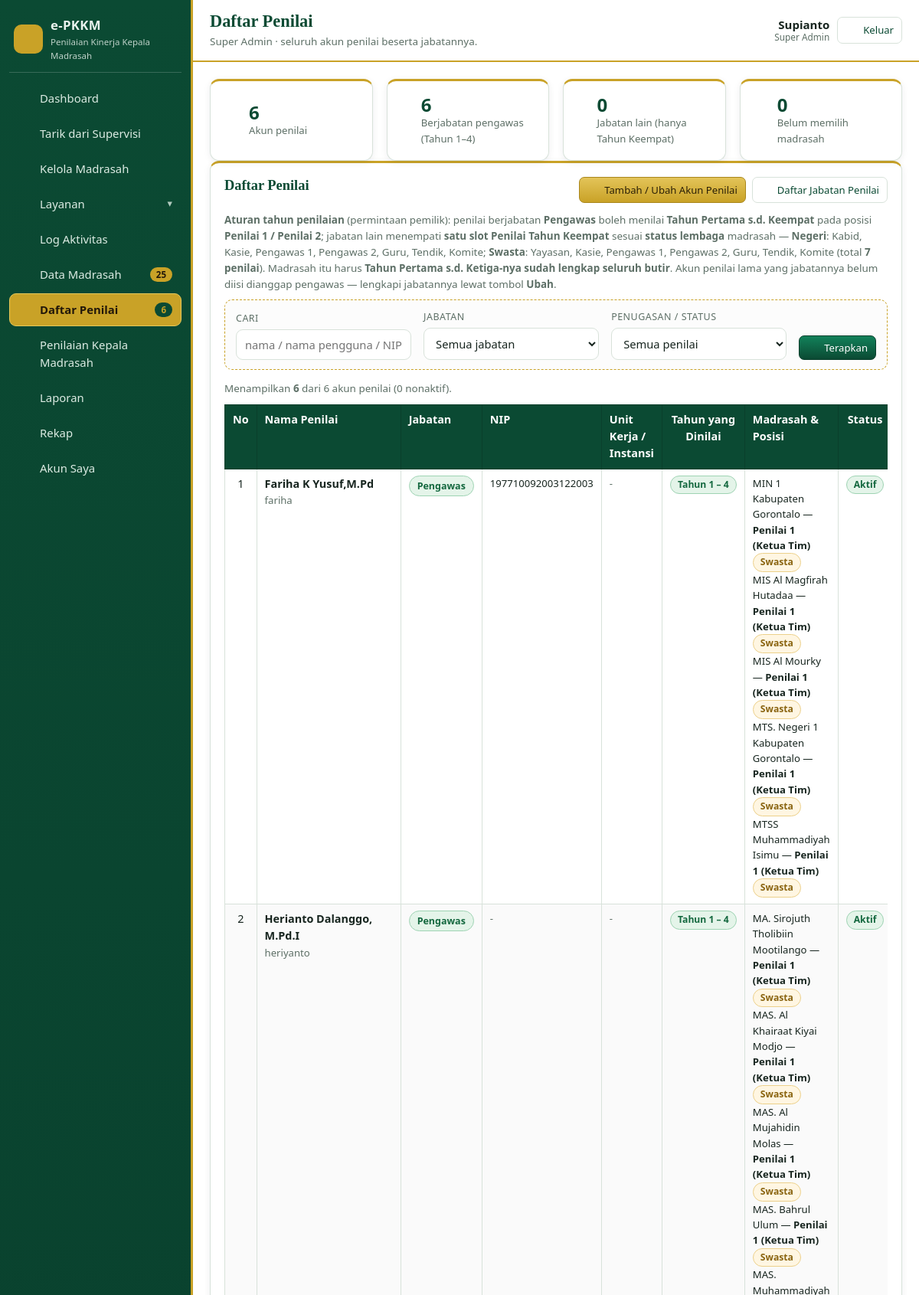
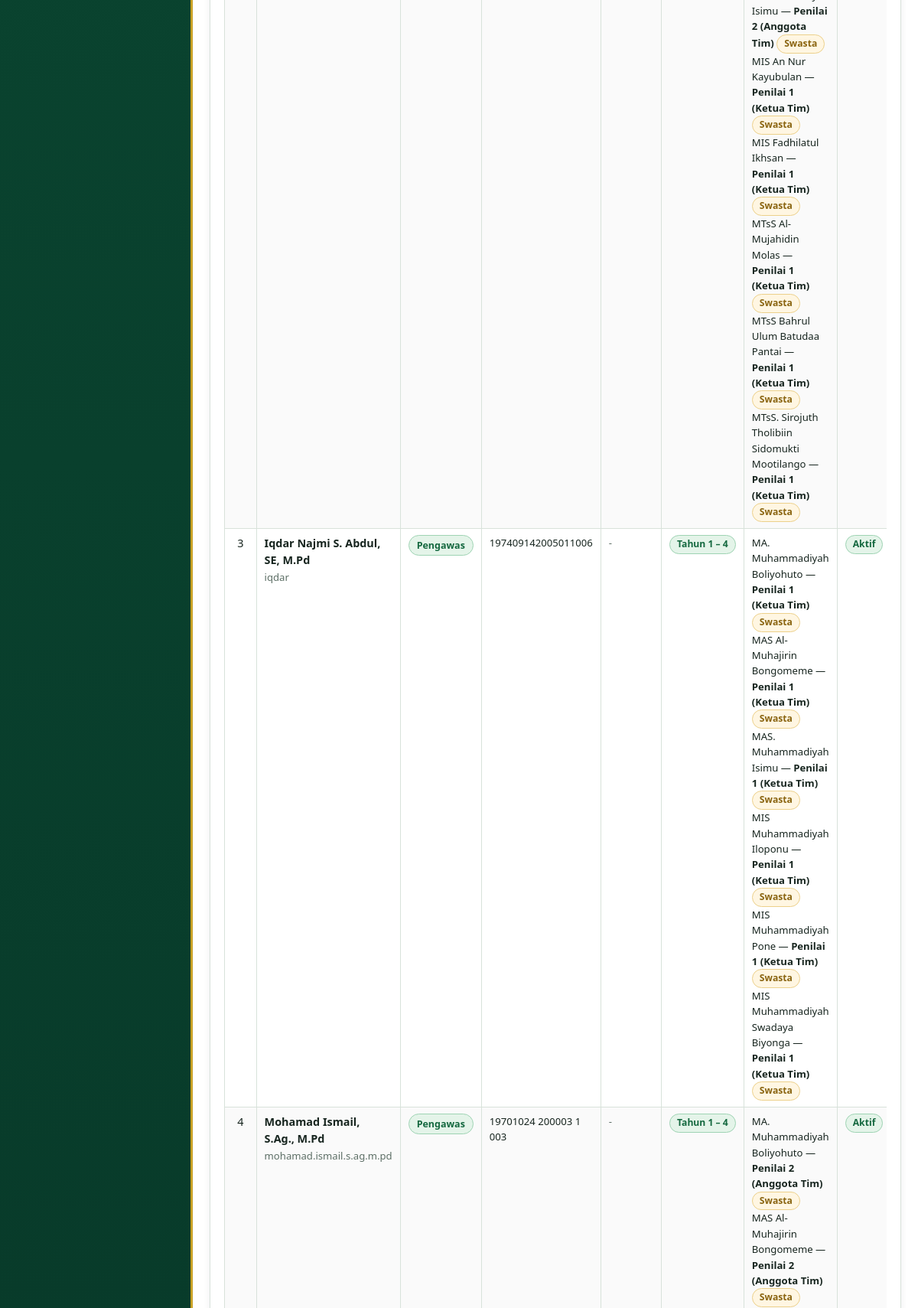
Page /data_penilai.php (signed in, upper part) on the committed database (2 pictures, top to bottom).
### tables this page shows
CREATE TABLE users (
                id INTEGER PRIMARY KEY AUTOINCREMENT,
                sekolah_id INTEGER REFERENCES sekolah(id) ON DELETE CASCADE,
                nama TEXT NOT NULL,
                username TEXT NOT NULL UNIQUE,
                sandi TEXT NOT NULL,
                role TEXT NOT NULL DEFAULT 'pengawas',
                aktif INTEGER NOT NULL DEFAULT 1,
                foto TEXT,
                dibuat TEXT
            , nip TEXT, jabatan TEXT, instansi TEXT, kab_kota TEXT, hp TEXT, asal TEXT, supervisi_id INTEGER, sandi_supervisi TEXT);

### data_penilai.php (the view, shortened to what the rows shown need)
<?php
$u = require_super();
$semuaPenilai = all("SELECT * FROM users WHERE role = 'pengawas' ORDER BY nama");
$baris = [];
foreach ($semuaPenilai as $p) {
    $tugas = all('SELECT ps.posisi, s.nama, s.status_lembaga
                   FROM pengawas_sekolah ps JOIN sekolah s ON s.id = ps.sekolah_id
                   WHERE ps.user_id = ? ORDER BY s.nama', [(int)$p['id']]);
    $p['__tugas'] = $tugas;
    $baris[] = $p;
}
page_top('Daftar Penilai', 'Super Admin &middot; seluruh akun penilai beserta jabatannya.');
?>
<div class="card">
    <div class="card-kepala"><h2>Daftar Penilai</h2>
    </div>
    <?php if (!$baris): ?>
        <p class="mut mb0">Tidak ada penilai yang cocok dengan saringan.
            <?php if (!$semuaPenilai): ?>
                Penilai mendaftar sendiri lewat <a href="daftar_penilai.php" target="_blank" rel="noopener">halaman
                Pendaftaran Penilai</a>, atau ditambahkan lewat menu <b>Akun Penilai</b>.
            <?php endif; ?>
        </p>
    <?php else: ?>
    <div class="geser"><table class="tbl" id="tblDaftarPenilai">
        <thead><tr>
            <th class="tengah">No</th>
            <th>Nama Penilai</th>
            <th>Jabatan</th>
            <th>NIP</th>
            <th>Unit Kerja / Instansi</th>
            <th class="tengah">Tahun yang Dinilai</th>
            <th>Madrasah &amp; Posisi</th>
            <th class="tengah">Status</th>
        </tr></thead>
        <tbody>
        <?php foreach ($baris as $i => $p):
            $isPengawas = penilai_jabatan_pengawas($p);
            $jab = trim((string)($p['jabatan'] ?? '')); ?>
            <tr>
                <td class="tengah"><?= $i + 1 ?></td>
                <td><b><?= e($p['nama']) ?></b>
                    <div class="kecil mut"><?= e($p['username']) ?>
                        <?= (string)($p['asal'] ?? '') === 'pendaftaran' ? ' &middot; dari pendaftaran' : '' ?></div></td>
                <td>
                    <?php if ($jab !== ''): ?>
                        <span class="penilai-jabatan-chip<?= $isPengawas ? ' jabatan-pengawas' : '' ?>"><?= e($jab) ?></span>
                    <?php else: ?>
                        <span class="pil pil-kosong">belum diisi</span>
                    <?php endif; ?>
                </td>
                <td class="kecil"><?= trim((string)($p['nip'] ?? '')) !== '' ? e($p['nip']) : '<span class="mut">-</span>' ?></td>
                <td class="kecil"><?= trim((string)($p['instansi'] ?? '')) !== '' ? e($p['instansi']) : '<span class="mut">-</span>' ?>
                    <?php if (trim((string)($p['kab_kota'] ?? '')) !== ''): ?>
                        <div class="mut"><?= e($p['kab_kota']) ?></div>
                    <?php endif; ?></td>
                <td class="tengah">
                    <?php if ($isPengawas): ?>
                        <span class="pil pil-unggul">Tahun 1 – 4</span>
                    <?php else: ?>
                        <span class="pil pil-cukup">Hanya Tahun 4</span>
                    <?php endif; ?>
                </td>
                <td class="kecil">
                    <?php if (!$p['__tugas']): ?>
                        <span class="mut">belum memilih madrasah</span>
                    <?php else: ?>
                        <?php foreach ($p['__tugas'] as $t): ?>
                            <div><?= e($t['nama']) ?> &mdash; <b><?= e(penilai_posisi_teks((string)(int)$t['posisi'],
                                status_lembaga_sah($t['status_lembaga'] ?? ''))) ?></b>
                                <?= status_lembaga_pil($t['status_lembaga'] ?? null) ?></div>
                        <?php endforeach; ?>
                    <?php endif; ?>
                </td>
                <td class="tengah">
                    <?= (int)$p['aktif']
                        ? '<span class="pil pil-unggul">Aktif</span>'
                        : '<span class="pil pil-kurang">Nonaktif</span>' ?>
                </td>
            </tr>
        <?php endforeach; ?>
        </tbody>
    </table></div>
    <?php endif; ?>
</div>
<?php
page_bottom();

### inc/layout.php (shortened to what the rows shown need)
<?php
if (!function_exists('ikon')) {
    function ikon(string $nama, int $ukuran = 18): string
    {
        $p = [
            'dash' => '<path d="M3 12l9-8 9 8v8a1 1 0 0 1-1 1h-5v-6H9v6H4a1 1 0 0 1-1-1z"/>',
            'madrasah' => '<path d="M12 3l9 6v12H3V9z"/><path d="M9 21v-6h6v6"/>',
            'nilai' => '<path d="M4 4h16v16H4z"/><path d="M8 9h8M8 13h8M8 17h5"/>',
            'guru' => '<circle cx="12" cy="8" r="3.2"/><path d="M5 20c1.4-3.6 4-5.2 7-5.2s5.6 1.6 7 5.2"/>',
            'lapor' => '<path d="M5 3h9l5 5v13H5z"/><path d="M14 3v5h5"/><path d="M8 13h8M8 17h5"/>',
            'rekap' => '<path d="M4 20V6M10 20V3M16 20v-9M22 20H2"/>',
            'akun' => '<circle cx="12" cy="9" r="3.4"/><path d="M4.5 20c1.5-3.8 4.3-5.6 7.5-5.6s6 1.8 7.5 5.6"/>',
            'pengawas' => '<circle cx="11" cy="8" r="3"/><path d="M4 20c1.3-3.4 3.8-5 7-5"/><path d="M15 15l2 2 4-4"/>',
            'kunci' => '<circle cx="8" cy="12" r="3.5"/><path d="M11.5 12H21M17 12v3M20 12v2"/>',
            'keluar' => '<path d="M10 4H5v16h5"/><path d="M14 8l4 4-4 4M18 12H9"/>',
            'cetak' => '<path d="M7 8V3h10v5"/><path d="M5 8h14v8h-3v5H8v-5H5z"/>',
            'simpan' => '<path d="M5 3h11l3 3v15H5z"/><path d="M8 3v6h6V3M8 21v-7h8v7"/>',
            'tambah' => '<path d="M12 5v14M5 12h14"/>',
            'menu' => '<path d="M4 7h16M4 12h16M4 17h16"/>',
            'buka' => '<path d="M4 6h7l2 2h7v11H4z"/>',
            'dokumen' => '<path d="M13 3v5h5"/><path d="M19 8.5V20a1 1 0 0 1-1 1H6a1 1 0 0 1-1-1V4a1 1 0 0 1 1-1h7z"/>'
                . '<path d="M8 13h8M8 17h5"/>',
            'unggah' => '<path d="M12 16V6M8 10l4-4 4 4"/><path d="M4 18h16v3H4z"/>',
            'unduh' => '<path d="M12 4v10M8 10l4 4 4-4"/><path d="M4 18h16v3H4z"/>',
            'centang' => '<path d="M4 12l5 5L20 6"/>',
            'panah' => '<path d="M5 12h13M13 6l6 6-6 6"/>',
            'layanan' => '<path d="M4 4h6v6H4zM14 4h6v6h-6zM4 14h6v6H4zM14 14h6v6h-6z"/>',
            'daftar' => '<path d="M8 6h12M8 12h12M8 18h12"/><path d="M4 6h.01M4 12h.01M4 18h.01"/>',
            'clock' => '<circle cx="12" cy="12" r="8.5"/><path d="M12 7.5V12l3 2"/>',
            'user' => '<circle cx="12" cy="8.5" r="3.3"/><path d="M4.8 20c1.4-3.6 4-5.4 7.2-5.4s5.8 1.8 7.2 5.4"/>',
        ];
        $isi = $p[$nama] ?? $p['dash'];
        return '<svg class="ic" viewBox="0 0 24 24" width="' . $ukuran . '" height="' . $ukuran . '" fill="none" '
            . 'stroke="currentColor" stroke-width="1.7" stroke-linecap="round" stroke-linejoin="round">' . $isi . '</svg>';
    }
}
if (!function_exists('menu_sidebar')) {
    function menu_sidebar(): array
    {
        $u = current_user();
        $m = [];
        $m[] = ['index.php', $u['role'] === 'pengawas' ? 'Dashboard Penilai' : 'Dashboard', 'dash'];
        if ($u['role'] === 'super') {
            $m[] = ['tarik_supervisi.php', 'Tarik dari Supervisi', 'unduh'];
            $m[] = ['sekolah.php', 'Kelola Madrasah', 'madrasah'];
            $m[] = ['grup', 'Layanan', 'layanan', [
                ['pengawas.php', 'Akun Penilai', 'pengawas'],
                ['jabatan.php', 'Daftar Jabatan Penilai', 'nilai'],
                ['depan_slider.php', 'Slider Halaman Depan', 'buka'],
                ['logo.php', 'Logo Aplikasi', 'madrasah'],
            ]];
            $m[] = ['log.php', 'Log Aktivitas', 'clock', log_jumlah_online()];
            $m[] = ['data_madrasah.php', 'Data Madrasah', 'daftar', (int)val('SELECT COUNT(*) FROM sekolah')];
            $m[] = ['data_penilai.php', 'Daftar Penilai', 'guru',
                (int)val("SELECT COUNT(*) FROM users WHERE role = 'pengawas'")];
            $m[] = ['penilaian.php', 'Penilaian Kepala Madrasah', 'nilai'];
            $m[] = ['laporan.php', 'Laporan', 'lapor'];
            $m[] = ['rekap.php', 'Rekap', 'rekap'];
            $m[] = ['akun.php', 'Akun Saya', 'akun'];
            return $m;
        }
        $m[] = ['penilaian.php', 'Penilaian Kepala Madrasah', 'nilai'];
        $m[] = ['akun.php', 'Akun Saya', 'akun'];
        return $m;
    }
}
if (!function_exists('page_top')) {
    function page_top(string $judul, string $sub = '', bool $lebar = false): void
    {
        $u = require_login();
        echo '<!doctype html><html lang="id"><head><meta charset="utf-8">';
        echo '<link rel="stylesheet" href="assets/style.css?v=' . e(APP_VERSION) . '">';
        echo '</head><body class="bg-deco">';
        echo '<div class="shell">';
        echo '<div class="main">';
        echo '<header class="top">'
            . '<button class="btn-menu" type="button" data-menu aria-label="Buka menu">' . ikon('menu', 20) . '</button>'
            . '<div class="top-judul"><h1>' . e($judul) . '</h1>';
        echo '</div><div class="top-kanan">';
        echo '<span class="top-user"><b>' . e($u['nama']) . '</b><i>' . e(role_label()) . '</i></span>';
        echo '</div></header>';
        echo '<main class="isi' . ($lebar ? ' isi-lebar' : '') . '">';
    }
}
if (!function_exists('page_bottom')) {
    function page_bottom(): void
    {
        echo '</main><footer class="foot">' . e(APP_NAME) . ' ' . e(APP_SUB)
            . ' &middot; Versi ' . e(APP_VERSION)
            . ' &middot; Dikembangkan oleh ' . e(APP_AUTHOR) . ' (' . e(APP_AUTHOR_JABATAN) . ')</footer>'
            . '</div></div>';
        echo '</body></html>';
    }
}

### inc/penilai.php (shortened to what the rows shown need)
<?php
if (!function_exists('penilai_posisi_teks')) {
    function penilai_posisi_teks($kode, ?string $statusLembaga = null): string
    {
        $kode = (string)(int)$kode;
        if (isset(PKKM_PENILAI_POSISI[$kode])) {
            return PKKM_PENILAI_POSISI[$kode];
        }
        return '-';
    }
}
if (!function_exists('status_lembaga_sah')) {
    function status_lembaga_sah($nilai): string
    {
        $v = strtolower(trim((string)$nilai));
        return array_key_exists($v, PKKM_STATUS_LEMBAGA) ? $v : PKKM_STATUS_LEMBAGA_BAWAAN;
    }
}
if (!function_exists('status_lembaga_pil')) {
    function status_lembaga_pil(?string $status): string
    {
        $s = status_lembaga_sah($status ?? '');
        return '<span class="pil ' . ($s === 'negeri' ? 'pil-baik' : 'pil-cukup') . '">'
            . e(PKKM_STATUS_LEMBAGA[$s]) . '</span>';
    }
}

### rows in the picture
users: nama "Supianto", role "Super Admin"
users: nama "Fariha K Yusuf,M.Pd", username "fariha", jabatan "Pengawas", nip "197710092003122003", shows "Tahun 1 – 4", nama "MIN 1 Kabupaten Gorontalo", status_lembaga "Penilai 1 (Ketua Tim)", s "Swasta", nama "MIS Al Magfirah Hutadaa", nama "MIS Al Mourky", nama "MTS. Negeri 1 Kabupaten Gorontalo", nama "MTSS Muhammadiyah Isimu", aktif "Aktif"
users: nama "Herianto Dalanggo, M.Pd.I", username "heriyanto", jabatan "Pengawas", shows "Tahun 1 – 4", nama "MA. Sirojuth Tholibiin Mootilango", status_lembaga "Penilai 1 (Ketua Tim)", s "Swasta", nama "MAS. Al Khairaat Kiyai Modjo", nama "MAS. Al Mujahidin Molas", nama "MAS. Bahrul Ulum", nama "MAS. Muhammadiyah Isimu", status_lembaga "Penilai 2 (Anggota Tim)", nama "MIS An Nur Kayubulan", nama "MIS Fadhilatul Ikhsan", nama "MTsS Al-Mujahidin Molas", nama "MTsS Bahrul Ulum Batudaa Pantai", nama "MTsS. Sirojuth Tholibiin Sidomukti Mootilango", aktif "Aktif"
users: nama "Iqdar Najmi S. Abdul, SE, M.Pd", username "iqdar", jabatan "Pengawas", nip "197409142005011006", shows "Tahun 1 – 4", nama "MA. Muhammadiyah Boliyohuto", status_lembaga "Penilai 1 (Ketua Tim)", s "Swasta", nama "MAS Al-Muhajirin Bongomeme", nama "MAS. Muhammadiyah Isimu", nama "MIS Muhammadiyah Iloponu", nama "MIS Muhammadiyah Pone", nama "MIS Muhammadiyah Swadaya Biyonga", aktif "Aktif"
users: nama "Mohamad Ismail, S.Ag., M.Pd", username "mohamad.ismail.s.ag.m.pd", jabatan "Pengawas", nip "19701024 200003 1 003", shows "Tahun 1 – 4", nama "MA. Muhammadiyah Boliyohuto", status_lembaga "Penilai 2 (Anggota Tim)", s "Swasta", nama "MAS Al-Muhajirin Bongomeme", aktif "Aktif"

### other values in the picture
APP_NAME "e-PKKM"
APP_SUB "Penilaian Kinerja Kepala Madrasah"
$label "Dashboard"
$label "Tarik dari Supervisi"
$label "Kelola Madrasah"
$labelGrup "Layanan"
$label "Log Aktivitas"
$label "Data Madrasah"
$lencana "25"
$label "Daftar Penilai"
$lencana "6"
$label "Penilaian Kepala Madrasah"
$label "Laporan"
$label "Rekap"
$label "Akun Saya"
